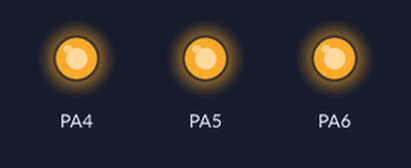
Simulated run of this program. Board: ATmega32, built with avr-gcc and emulated at 16 MHz. Parts: output pins drawn as LEDs (lit = HIGH).

Above: at 0.05 s.
At 0.95 s:
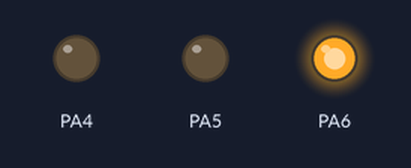
At 1.45 s:
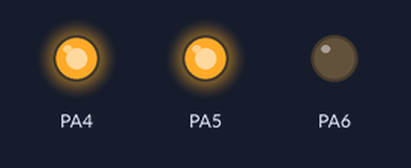
At 1.95 s:
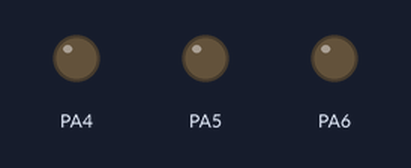
At 3.15 s:
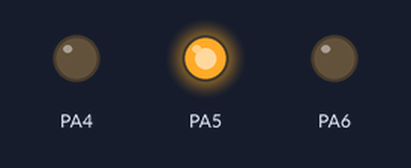
At 4.35 s:
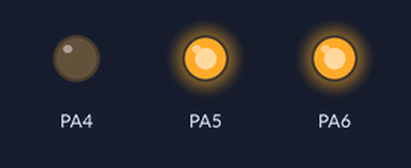
Timing chart, 0 to 4.7 s (numbered marks = the images above):
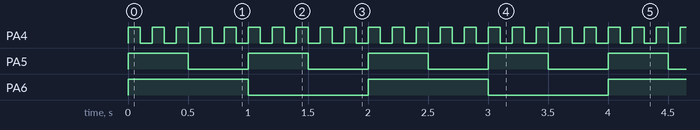

Measured:
- by itself, PA4: alternates HIGH for 0.10 s and LOW for 0.10 s
- by itself, PA5: alternates HIGH for 0.50 s and LOW for 0.50 s
- by itself, PA6: alternates HIGH for 1.0 s and LOW for 1.0 s

The program:

Schedular_Without_FirstDelay.c
```c
/*
 * rtos.c
 *
 * Created: 11/17/2023 1:00:05 PM
 *  Author: MERNA
 */

#define F_CPU			16000000UL
#include "util/delay.h"

#include "UTIL/STD_TYPES.h"
#include "Schedular.h"
#include "MCAL/DIO/DIO_INTERFACE.h"
#include "MCAL/PORT/PORT_INTERFACE.h"

/****************************************************************************/
void Task1(void)
{
	Dio_FlipChannel(PA_4);
}

/****************************************************************************/
void Task2(void)
{
	Dio_FlipChannel(PA_5);
}
/****************************************************************************/
void Task3(void)
{
	Dio_FlipChannel(PA_6);
}

/****************************************************************************/
int main(void)
{
	Port_Init();
	Create_Task(Task1,100);
	Create_Task(Task2,500);
	Create_Task(Task3,1000);


	Start_System();

    while(1)
    {

    }
}
```

Schedular.c
```c
/*
 * Schedular.c
 *
 * Created: 11/17/2023 1:01:45 PM
 *  Author: MERNA
 */
#include "UTIL/STD_TYPES.h"
#include "MCAL/GIE/GIE_INTERFACE.h"
#include "MCAL/TMR0/TMR0_INTERFACE.h"
#include "Schedular.h"

/****************************************************************************/
void TMR0_ISR(void)
{
	Schedular();
}
/******************************************************************************/
/* 2D array to handle tasks with the same priority */
Task_t Task_arr[MAX_NUMBER_OF_TASKS];
u8 Number_of_Tasks ;


/******************************************************************************/
BaseType_t Create_Task(void (*ptr)(void),u16 priodicity)
{
	if(ptr != NULL)
	{
		Task_arr[Number_of_Tasks].func = ptr;
		Task_arr[Number_of_Tasks].Periodicity = priodicity;
		Task_arr[Number_of_Tasks].state = Ready;
		Number_of_Tasks++;
		return pdTRUE;
	}
	return pdFALSE;
}

/******************************************************************************/
BaseType_t Task_Delete(void(*ptr)(void))
{
	u8 i;
	for(i=0 ; i<MAX_NUMBER_OF_TASKS ; i++)
	{
		if(Task_arr[i].func == ptr)
		{
			Task_arr[i].state = Dormant;
			Task_arr[i].func = NULL;
			return pdTRUE;
		}
	}
	return pdFALSE;
}

/******************************************************************************/
void Schedular(void)
{
	static u32 counter = 0;
	u8 i;
	for(i=0 ; i<Number_of_Tasks ; i++)
	{
		if(Task_arr[i].func != NULL)
		{
			if(counter % Task_arr[i].Periodicity == 0)
			{
				Task_arr[i].func();
			}
		}
	}
	counter++;
}

/******************************************************************************/

void Start_System(void)
{
	GI_vEnable();
	TMR0_vInit();
	TMR0_vSetDelay_ms_UsingCTC(TICK_TIME);
	TMR0_vSetCallBack_COMP(TMR0_ISR);
	TMR0_vStart();
}

/******************************************************************************/
```

Schedular.h
```c
/*
 * Schedular.h
 *
 * Created: 11/17/2023 1:02:06 PM
 *  Author: MERNA
 */


#ifndef SCHEDULAR_H_
#define SCHEDULAR_H_

#include "UTIL/STD_TYPES.h"
/**********************************************************************************/
typedef enum{
	Dormant,
	Ready,
	Running,
	Waiting
}state_t;

/**********************************************************************************/
typedef struct{
	u16 Periodicity;
	state_t state;
	void (*func)(void);
}Task_t;
/***********************************************************************************/
typedef enum{
	pdTRUE,
	pdFALSE
}BaseType_t;
/***********************************************************************************/

#define TICK_TIME							1

#define MAX_NUMBER_OF_TASKS					10


/**********************************************************************************/

BaseType_t Create_Task(void (*ptr)(void),u16 priodicity);

u8 Task_Delete(void(*ptr)(void));

void Schedular(void);

void Start_System(void);

#endif /* SCHEDULAR_H_ */
```

DIO_INTERFACE.h
```c
/*
 * DIO.h
 *
 * Created: 10/20/2023 10:15:13 AM
 *  Author: MERNA
 */


#ifndef DIO_H_
#define DIO_H_

/******************************** Includes ***************************************/
#include "../../UTIL/STD_TYPES.h"
#include "../../UTIL/BIT_MATH.h"
#include "DIO_TYPES.h"
#include "DIO_REGISTER.h"


/******************************** Prototypes ***************************************/
void Dio_WriteChannel(Dio_ChannelType ChannelId, Dio_LevelType Level);

Dio_LevelType Dio_ReadChannel(Dio_ChannelType ChannelId);

Dio_PortLevelType Dio_ReadPort(Dio_PortType PortId);

void Dio_WritePort(Dio_PortType PortId,Dio_PortLevelType Level);

Dio_LevelType Dio_FlipChannel(Dio_ChannelType ChannelId);

#endif /* DIO_H_ */
```

DIO_PROGRAM.c
```c
/*
 * DIO.c
 *
 * Created: 10/20/2023 10:16:06 AM
 *  Author: MERNA
 */
#include "DIO_INTERFACE.h"
/******************************************************************************************/
void Dio_WriteChannel(Dio_ChannelType ChannelId, Dio_LevelType Level)
{
	switch(ChannelId/8)
	{
		/* PortA */
		case 0:
		if(Level == 1){
			SET_BIT(PORTA,ChannelId);
		}else {
			CLR_BIT(PORTA,ChannelId);
		}
		break;

		/* PortB */
		case 1:
		if(Level == 1){
			SET_BIT(PORTB,ChannelId%8);
		}else {
			CLR_BIT(PORTB,ChannelId%8);
		}
		break;

		/* PortC */
		case 2:
		if(Level == 1){
			SET_BIT(PORTC,ChannelId%8);
		}else {
			CLR_BIT(PORTC,ChannelId%8);
		}
		break;

		/* PortD */
		case 3:
		if(Level == 1){
			SET_BIT(PORTD,ChannelId%8);
		}else {
			CLR_BIT(PORTD,ChannelId%8);
		}
		break;

		default:
		break;
	}
}
/******************************************************************************************/
Dio_LevelType Dio_ReadChannel(Dio_ChannelType ChannelId)
{
	/*volatile u8* PINs[4]={0x39,0x36,0x33,0x30};
	Dio_LevelType Ret = GET_BIT(*(volatile u8*)PINs[ChannelId/8],ChannelId%8);
	return Ret;*/
	Dio_LevelType Ret=0;
	switch(ChannelId/8)
	{
		case Dio_PORTA:
		Ret = GET_BIT(PINA,ChannelId);
		break;

		case Dio_PORTB:
		Ret = GET_BIT(PINB,ChannelId%8);
		break;

		case Dio_PORTC:
		Ret = GET_BIT(PINC,ChannelId%8);
		break;

		case Dio_PORTD:
		Ret = GET_BIT(PIND,ChannelId%8);
		break;

		default:
		break;
	}
	return Ret;
}
/*******************************************************************************************/
Dio_PortLevelType Dio_ReadPort(Dio_PortType PortId)
{
	Dio_PortLevelType Ret;
	switch(PortId)
	{
		case Dio_PORTA:
			Ret = PINA;
			break;

		case Dio_PORTB:
			Ret = PINB;
			break;

		case Dio_PORTC:
			Ret = PINC;
			break;

		case Dio_PORTD:
			Ret = PIND;
			break;

		default:
			break;
	}
}
/*******************************************************************************************/
void Dio_WritePort(Dio_PortType PortId,Dio_PortLevelType Level)
{
	switch(PortId)
	{
		case Dio_PORTA:
		PORTA = Level;
		break;

		case Dio_PORTB:
		PORTB = Level;
		break;

		case Dio_PORTC:
		PORTC = Level;
		break;

		case Dio_PORTD:
		PORTD = Level;
		break;

		default:
		break;
	}
}

/*******************************************************************************************/
Dio_LevelType Dio_FlipChannel(Dio_ChannelType ChannelId)
{
	Dio_LevelType Ret=0;
	switch(ChannelId/8)
	{
		case Dio_PORTA:
			TOG_BIT(PORTA,ChannelId);
			Ret = GET_BIT(PORTA,ChannelId);
			break;

		case Dio_PORTB:
			TOG_BIT(PORTB,ChannelId%8);
			Ret = GET_BIT(PORTB,ChannelId%8);
			break;

		case Dio_PORTC:
			TOG_BIT(PORTC,ChannelId%8);
			Ret = GET_BIT(PORTC,ChannelId%8);
			break;

		case Dio_PORTD:
			TOG_BIT(PORTD,ChannelId%8);
			Ret = GET_BIT(PORTD,ChannelId%8);
			break;

		default:
			break;
	}
	return Ret;
}
/*******************************************************************************************/
```

DIO_REGISTER.h
```c
#ifndef _DIO_REGISTER_H
#define _DIO_REGISTER_H


//macros for IO registers of portA
#define DDRA		*((volatile u8*)(0x3A))
#define PORTA		*((volatile u8*)(0x3B))
#define PINA		*((volatile u8*)(0x39))

//macros for IO registers of portB
#define DDRB		*((volatile u8*)(0x37))
#define PORTB		*((volatile u8*)(0x38))
#define PINB		*((volatile u8*)(0x36))

//macros for IO registers of portC
#define DDRC		*((volatile u8*)(0x34))
#define PORTC		*((volatile u8*)(0x35))
#define PINC		*((volatile u8*)(0x33))

//macros for IO registers of portD
#define DDRD		*((volatile u8*)(0x31))
#define PORTD		*((volatile u8*)(0x32))
#define PIND		*((volatile u8*)(0x30))


#endif
```

DIO_TYPES.h
```c
#ifndef _DIO_TYPES_H
#define _DIO_TYPES_H

/********************************* Datatypes *************************************/
typedef enum{
	PA_0,
	PA_1,
	PA_2,
	PA_3,
	PA_4,
	PA_5,
	PA_6,
	PA_7,
	PB_0,
	PB_1,
	PB_2,
	PB_3,
	PB_4,
	PB_5,
	PB_6,
	PB_7,
	PC_0,
	PC_1,
	PC_2,
	PC_3,
	PC_4,
	PC_5,
	PC_6,
	PC_7,
	PD_0,
	PD_1,
	PD_2,
	PD_3,
	PD_4,
	PD_5,
	PD_6,
	PD_7
}Dio_ChannelType;
/********************************************************************************/
typedef enum{
	STD_LOW,
	STD_HIGH
}Dio_LevelType;
/********************************************************************************/
typedef enum{
	Dio_PORTA,
	Dio_PORTB,
	Dio_PORTC,
	Dio_PORTD
}Dio_PortType;
/********************************************************************************/
typedef u8 Dio_PortLevelType;
/********************************************************************************/


#endif
```

GIE_INTERFACE.h
```c
/*
 * GIE.h
 *
 * Created: 10/22/2023 1:30:00 PM
 *  Author: MERNA
 */


#ifndef GIE_H_
#define GIE_H_


/********************************** Includes *******************************/
#include "../../UTIL/STD_TYPES.h"
#include "../../UTIL/BIT_MATH.h"


/********************************** Prototypes *******************************/

void GI_vEnable(void);

void GI_vDisable(void);

#endif /* GIE_H_ */
```

GIE_PROGRAM.c
```c
/*
 * GIE.c
 *
 * Created: 10/22/2023 1:29:25 PM
 *  Author: MERNA
 */

#include "GIE_INTERFACE.h"
#include "GIE_REGISTER.h"

/********************************************************************************/
void GI_vEnable(void)
{
	SET_BIT(SREG,I_BIT);
}
/********************************************************************************/
void GI_vDisable(void)
{
	CLR_BIT(SREG,I_BIT);
}
/********************************************************************************/
```

GIE_REGISTER.h
```c
/*
 * GIE_REGISTER.h
 *
 * Created: 10/22/2023 1:30:18 PM
 *  Author: MERNA
 */


#ifndef GIE_REGISTER_H_
#define GIE_REGISTER_H_

#define SREG		*((volatile u8*)(0x5F))

#define I_BIT				7

#endif /* GIE_REGISTER_H_ */
```

PORT_CONFIG.c
```c
/*
 * PORT_config.c
 *
 * Created: 10/21/2023 9:52:22 AM
 *  Author: MERNA
 */

#include "PORT_INTERFACE.h"
#include "PORT_CONFIG.h"

Port_ConfigType Port_cngs[]={

//led
{Dio_PORTA,DIO_Pin4,PORT_PIN_OUT},
{Dio_PORTA,DIO_Pin5,PORT_PIN_OUT},
{Dio_PORTA,DIO_Pin6,PORT_PIN_OUT},
{-1,-1,-1}
};
```

PORT_CONFIG.h
```c
/*
 * PORT_config.h
 *
 * Created: 10/20/2023 3:10:04 PM
 *  Author: K I N G
 */


#ifndef PORT_CONFIG_H_
#define PORT_CONFIG_H_

#define MAX_NUMBER_OF_PINS		32

/********************************************************************************/
typedef struct{
	Dio_PortType Port;
	Port_PinType Pin;
	Port_PinDirectionType Dir;
}Port_ConfigType;

#endif /* PORT_CONFIG_H_ */
```

PORT_INTERFACE.h
```c
/*
 * PORT.h
 *
 * Created: 10/20/2023 2:32:32 PM
 *  Author: MERNA
 */


#ifndef PORT_H_
#define PORT_H_


/******************************** Includes ***************************************/
#include "../../UTIL/STD_TYPES.h"
#include "../../UTIL/BIT_MATH.h"
#include "../DIO/DIO_INTERFACE.h"
#include "PORT_TYPES.h"
#include "PORT_CONFIG.h"
#include "PORT_REGISTER.h"


/******************************** Prototypes ***************************************/
void Port_Init(void);

#endif /* PORT_H_ */
```

PORT_PROGRAM.c
```c
/*
 * PORT.c
 *
 * Created: 10/20/2023 2:32:18 PM
 *  Author: MERNA
 */
#include "PORT_INTERFACE.h"
#include "PORT_CONFIG.h"
#include "PORT_TYPES.h"

extern Port_ConfigType Port_cngs[MAX_NUMBER_OF_PINS];

/*******************************************************************************************/
void Port_Init(void)
{
	u8 i=0;
	for(i=0 ; i<MAX_NUMBER_OF_PINS ; i++)
	{
		if(Port_cngs[i].Port==-1)
		{
			break;
		}
		switch(Port_cngs[i].Port)
		{
			case Dio_PORTA:
				if(Port_cngs[i].Dir==PORT_PIN_OUT){
					SET_BIT(DDRA,Port_cngs[i].Pin);
				}else {
					CLR_BIT(DDRA,Port_cngs[i].Pin);
				}
				break;

			case Dio_PORTB:
				if(Port_cngs[i].Dir==PORT_PIN_OUT){
					SET_BIT(DDRB,Port_cngs[i].Pin);
				}else {
					CLR_BIT(DDRB,Port_cngs[i].Pin);
				}
				break;

			case Dio_PORTC:
				if(Port_cngs[i].Dir==PORT_PIN_OUT){
					SET_BIT(DDRC,Port_cngs[i].Pin);
				}else {
					CLR_BIT(DDRC,Port_cngs[i].Pin);
				}
				break;

			case Dio_PORTD:
				if(Port_cngs[i].Dir==PORT_PIN_OUT){
					SET_BIT(DDRD,Port_cngs[i].Pin);
				}else {
					CLR_BIT(DDRD,Port_cngs[i].Pin);
				}
				break;

			default:
				break;
		}
	}
}
/*******************************************************************************************/
```

PORT_REGISTER.h
```c
#ifndef _PORT_REGISTER_H
#define _PORT_REGISTER_H


//Data Direction Registers
#define DDRA		*((volatile u8*)(0x3A))
#define DDRB		*((volatile u8*)(0x37))
#define DDRC		*((volatile u8*)(0x34))
#define DDRD		*((volatile u8*)(0x31))


#endif
```

PORT_TYPES.h
```c
#ifndef _PORT_TYPES_H
#define _PORT_TYPES_H


/********************************* Datatypes *************************************/
typedef enum{
	DIO_Pin0,
	DIO_Pin1,
	DIO_Pin2,
	DIO_Pin3,
	DIO_Pin4,
	DIO_Pin5,
	DIO_Pin6,
	DIO_Pin7,
}Port_PinType;
/********************************************************************************/
typedef enum{
	PORT_PIN_IN,
	PORT_PIN_OUT
}Port_PinDirectionType;

/********************************************************************************/


#endif
```

TMR0_CONFIG.h
```c
/*
 * TMR0_CONFIG.h
 *
 * Created: 10/23/2023 11:44:04 AM
 *  Author: MERNA
 */


#ifndef TMR0_CONFIG_H_
#define TMR0_CONFIG_H_

/*
TMR0_MODE options:

1. TMR0_NORMAL_MODE
2. TMR0_CTC_MODE
3. TMR0_FAST_PWM_MODE
4. TMR0_PHASE_CORRECT_MODE
*/
#define TMR0_MODE					TMR0_CTC_MODE

/*
TMR0_PRESCALAR options:

1. TMR0_PRESCALAR_1
2. TMR0_PRESCALAR_8
3. TMR0_PRESCALAR_64
4. TMR0_PRESCALAR_256
5. TMR0_PRESCALAR_1024
*/
#define TMR0_PRESCALAR				TMR0_PRESCALAR_64

/*
TMR0_PWM_MODE options:

1. TMR0_PWM_INVERTING
2. TMR0_PWM_NONINVERTING
*/
#define TMR0_PWM_MODE				TMR0_PWM_INVERTING


#define TMR0_PRELOAD_VALUE			113

#define TMR0_OVF_COUNTER			977
#define TMR0_COMP_COUNTER			250


#endif /* TMR0_CONFIG_H_ */
```

TMR0_INTERFACE.h
```c
/*
 * TMR0_INTERFACE.h
 *
 * Created: 10/23/2023 11:43:40 AM
 *  Author: MERNA
 */


#ifndef TMR0_INTERFACE_H_
#define TMR0_INTERFACE_H_


/************************************ Includes ***************************************/
#include "../../UTIL/STD_TYPES.h"
#include "../../UTIL/BIT_MATH.h"


/************************************ Prototypes *************************************/

void TMR0_vInit(void);

void TMR0_vStart(void);

void TMR0_vStop(void);

void TMR0_vSetCompareMatchValue(u8 Copy_u8OCRValue);

void TMR0_vSetDutyCycle_PWM(u8 Copy_u8DutyCycle);

void TMR0_vSetCallBack_OVF(void (*ptr)(void));

void TMR0_vSetCallBack_COMP(void (*ptr)(void));

void TMR0_vSetDelay_ms_UsingCTC(u16 Copy_u16Delay_ms);


#endif /* TMR0_INTERFACE_H_ */
```

TMR0_PRIVATE.h
```c
/*
 * TMR0_PRIVATE.h
 *
 * Created: 10/23/2023 11:44:59 AM
 *  Author: MERNA
 */


#ifndef TMR0_PRIVATE_H_
#define TMR0_PRIVATE_H_

/** Timer0 Modes **/
#define TMR0_NORMAL_MODE				1
#define TMR0_CTC_MODE					2
#define TMR0_FAST_PWM_MODE				3
#define TMR0_PHASE_CORRECT_MODE			4

/** Timer0 Prescalar Values **/
#define TMR0_PRESCALAR_1				1
#define TMR0_PRESCALAR_8				2
#define TMR0_PRESCALAR_64				3
#define TMR0_PRESCALAR_256				4
#define TMR0_PRESCALAR_1024				5

/** Timer0 PWM modes **/
#define TMR0_PWM_INVERTING				1
#define TMR0_PWM_NONINVERTING			2

#endif /* TMR0_PRIVATE_H_ */
```

TMR0_REGISTER.h
```c
/*
 * TMR0_REGISTER.h
 *
 * Created: 10/23/2023 11:44:28 AM
 *  Author: MERNA
 */


#ifndef TMR0_REGISTER_H_
#define TMR0_REGISTER_H_

#define TCCR0	*((volatile u8*)(0x53))
#define TCNT0	*((volatile u8*)(0x52))
#define TIMSK	*((volatile u8*)(0x59))
#define TIFR	*((volatile u8*)(0x58))
#define OCR0	*((volatile u8*)(0x5C))

/* TCCR0 Register */
#define CS00	0
#define CS01	1
#define CS02	2
#define WGM01	3
#define COM00	4
#define COM01	5
#define WGM00	6
#define FOC0	7

/* TIMSK Register */
#define TOIE0	0
#define OCIE0	1

/* TIFR Register */
#define TOV0	0
#define OCF0	1


#endif /* TMR0_REGISTER_H_ */
```

BIT_MATH.h
```c
/*
Name    : MERNA
Date    : 17/10/2023
Version : 1.0
SWC     : BIT_MATHs
*/

#ifndef _BIT_MATH_H
#define _BIT_MATH_H

#define SET_BIT(REG,BIT)		(REG |= (1<<BIT))
#define CLR_BIT(REG,BIT)		(REG &=~(1<<BIT))
#define TOG_BIT(REG,BIT)		(REG ^= (1<<BIT))
#define GET_BIT(REG,BIT)		((REG >> BIT)&1)


#endif
```

STD_TYPES.h
```c
/*
Name    : MERNA
Date    : 17/10/2023
Version : 1.0
SWC     : STD_TYPESs
*/

#ifndef _STD_TYPES_H
#define _STD_TYPES_H

typedef unsigned char 		 u8  ;
typedef signed char			 s8  ;

typedef unsigned short		 u16 ;
typedef signed short 	   	 s16 ;

typedef unsigned long		 u32 ;
typedef signed long 		 s32 ;

typedef unsigned long long   u64 ;
typedef signed long long	 s64 ;

typedef float				 f32 ;
typedef double				 f64 ;

#define NULL				((void*)0)

#endif
```

Source omitted: TMR0_PROGRAM.c (6351 bytes)
